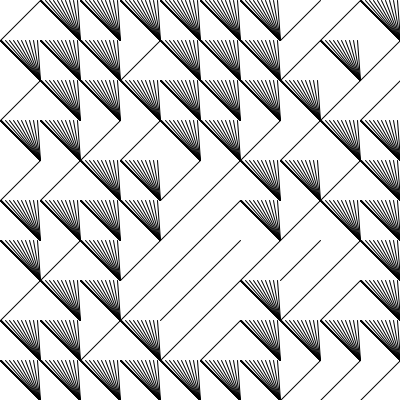
Frame 1 (no input)
Frame 60 (the mouse pressed at the canvas centre just before this capture): identical to frame 1, image omitted
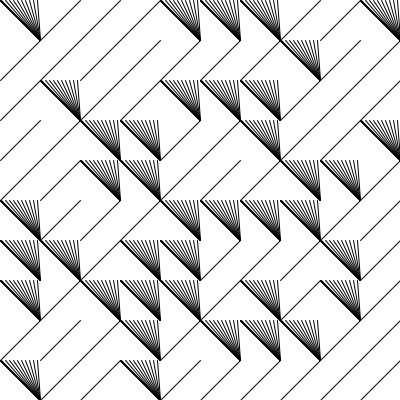
Frame 120 (the mouse held since frame 60 and released just before this capture)

The Processing sketch that drew these frames (run headless with seeded random() and noise(); from frame 60 on, the mouse is pressed at the canvas centre):

// Processing sketch: print10a
// ── print10a.pde
int cellSize = 40;
boolean render = true;

Pattern p;

void setup() {
  size(400, 400);

  p = new Pattern();
}

void draw() {
  if (render) {
    background(255);

    for (int x = 0; x < width; x += cellSize) {
      for (int y = 0; y < height; y += cellSize) {
        p.draw(x, y, cellSize);
      }
    }

    render = false;
  }
}

void mousePressed() {
  render = true;
}

// ── Pattern.pde
class Pattern {
  int spaceBtw = 4;

  void Pattern() {
  }

  void draw(int x, int y, int cellSize) {
    if (random(100) < 50) {
      for (int i = 1; i < cellSize; i += spaceBtw) {
        line(x, y, x+cellSize, y+cellSize);
        line(x+i, y, x+cellSize, y+cellSize);
      }
    } else {
      line(x+cellSize, y, x, y+cellSize);
    }
  }

  void trama() {
  }
}
